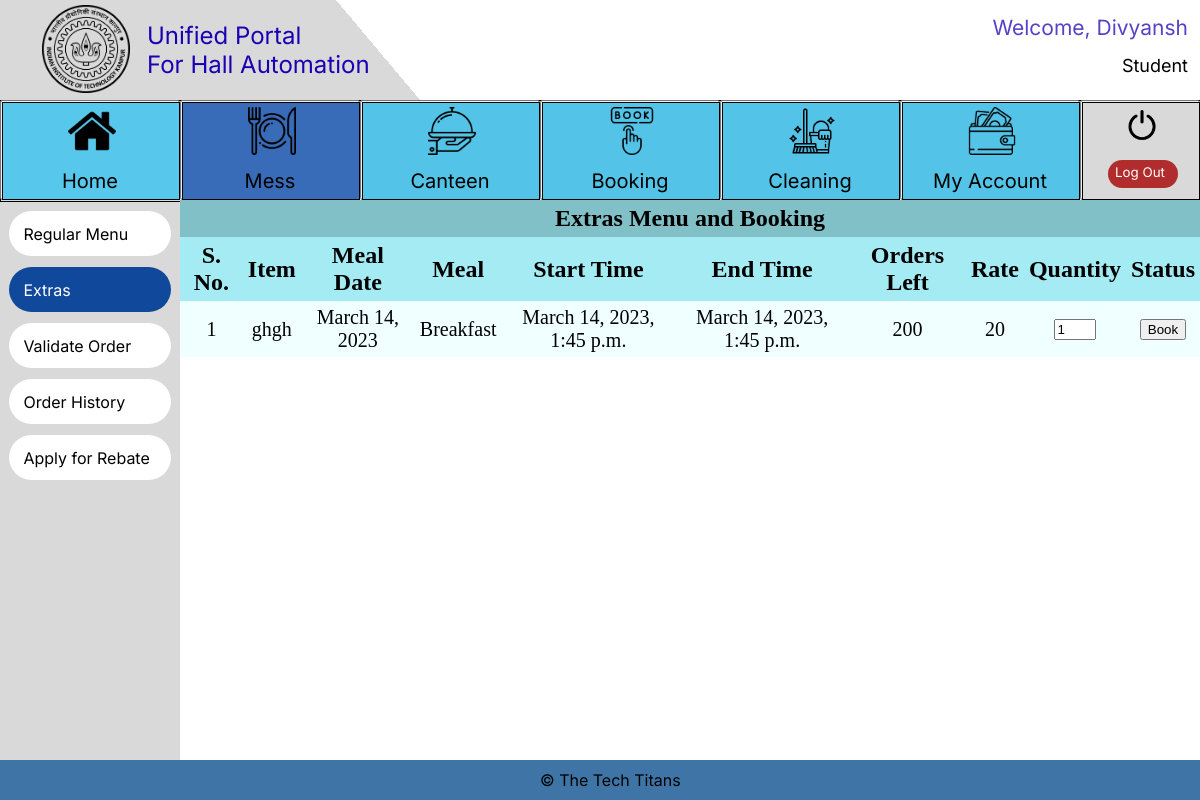
/Mess/Student_Book_Extras (signed in), run on the app's committed database.
### Login/models.py (models this page shows, shortened)
class User_class(AbstractBaseUser):
    is_admin = models.BooleanField(default=False)
    objects = UserManager()
    name = models.CharField(max_length=50)
    Designation_Choices = (('Student','Student'),('Hall Manager','Hall Manager'),('Mess Manager','Mess Manager'),('Canteen Manager','Canteen Manager'), ('Sports Secy', 'Sports Secy'))
    designation = models.CharField(
        max_length=15,
        choices=Designation_Choices,
    )
    username = models.CharField(max_length=20, unique=True, blank=True)
    USERNAME_FIELD = 'username'
    REQUIRED_FIELDS = ['name', 'designation']

### Mess/models.py (models this page shows)
class Extras(models.Model):
    Meal_Choices = (
        ("Breakfast", "Breakfast"),
        ("Lunch", "Lunch"),
        ("Dinner", "Dinner"),
    )
    Meal = models.CharField(
        max_length=9,
        choices=Meal_Choices,
        default="Breakfast",
    )
    Meal_Date = models.DateField(default=datetime.now)
    Item_Name = models.CharField(max_length=50)
    Price = models.IntegerField(default=20)
    Start_Time = models.DateTimeField(default=datetime.now)
    End_Time = models.DateTimeField(default=datetime.now)
    Capacity = models.IntegerField(default=200)
    Available_Orders = models.IntegerField(default=200)

### Mess/views.py (the view, shortened to what this page needs)
# urls.py: path('Student_Book_Extras', views.Student_Book_Extras, name='Student_Book_Extras'),
def Student_Book_Extras(request):
    if request.user.is_authenticated:
        if request.user.designation == "Student":
            extras = Extras.objects.all().order_by(
                "-Start_Time"
            )  # QuerySet containing all extras
            return render(
                request,
                "Student_Book_Extras.html",
                context={
                    "extra_items": extras,
                    "messages": messages.get_messages(request),
                },
            )
        else:
            return render(request, "Error.html")
    else:
        return render(request, "Error.html")

### Mess/templates/Student_Book_Extras.html (shortened to what this page needs)
{%include "student_base.html"%} {%load static%}
<html lang="en">
  <head>
    <link rel="stylesheet" href="{%static 'styles.css'%}" />
  </head>
  <body>
    <div class="main_div">
      <table cellspacing="0" cellpadding="5em">
        <tr>
          <th
            colspan="10"
            class="main_head"
          >
            Extras Menu and Booking
          </th>
        </tr>
        <tr>
          <th>S. No.</th>
          <th>Item</th>
          <th>Meal Date</th>
          <th>Meal</th>
          <th>Start Time</th>
          <th>End Time</th>
          <th>Orders Left</th>
          <th>Rate</th>
          <th>Quantity</th>
          <th>Status</th>
        </tr>
        {%for item in extra_items%}
        <tr>
          <form method="post" action="Student_Book_Extras">
            <td>{{ forloop.counter }}</td>
            <td>{{item.Item_Name}}</td>
            <td>{{item.Meal_Date}}</td>
            <td>{{item.Meal}}</td>
            <td>{{item.Start_Time}}</td>
            <td>{{item.End_Time}}</td>
            <td>{{item.Available_Orders}}</td>
            <td>{{item.Price}}</td>
            <td><input style="max-width: 3.2em;" type = "number" min = "1" value = "1" name = "quantity" required></td>
            <td><button type="submit"><input type="hidden" name = "identity" value = "{{item.id}}" required>Book</button></td>
          </form>
        </tr>
        {% endfor %}
      </table>
    </div>
  </body>
</html>

### templates/student_base.html (shortened to what this page needs)
{%load static%}
<html lang="en">
<head>
  <link rel="stylesheet" href="{% static 'student_base.css' %}">
</head>
<body scroll="no" style="overflow: hidden">
  <div class=e1_141>
    <div class=e1_222>
      <div class="e1_223"></div>
      <span class="e1_225">© The Tech Titans</span>
    </div>
    <div class=e2_6>
      {% if request.path != "/Home" %}
      <div class="e1_220"></div>
      {% endif %}
      {% if request.path == "/Mess/Student_Regular_Menu" or request.path == "/Mess/Student_Book_Extras" or request.path == "/Mess/Student_Booked_Extras" or request.path == "/Mess/Student_Apply_For_Rebate" or request.path == "/Mess/Student_Order_History" %}
      <a href ="/Mess/Student_Regular_Menu">
            <button class="e2_3 button3" {% if request.path == "/Mess/Student_Regular_Menu" %} 	style="background-color:rgba(16.18099093437195, 71.84358090162277, 155.33750385046005, 1); color: white;" {% endif %}>
            Regular Menu
            </button>
        </a>
        <a href ="/Mess/Student_Book_Extras">
        <button class="e2_5 button3" {% if request.path == "/Mess/Student_Book_Extras" %} 	style="background-color:rgba(16.18099093437195, 71.84358090162277, 155.33750385046005, 1); color: white;" {% endif %}>
            Extras
        </button>
        </a>
        <a href ="/Mess/Student_Booked_Extras">
        <button class="e2_9 button3" {% if request.path == "/Mess/Student_Booked_Extras" %} 	style="background-color:rgba(16.18099093437195, 71.84358090162277, 155.33750385046005, 1); color: white;" {% endif %}>
            Validate Order
        </button>
        </a>
        <a href ="/Mess/Student_Apply_For_Rebate">
        <button class="e2_8 button3"{% if request.path == "/Mess/Student_Apply_For_Rebate" %} 	style="background-color:rgba(16.18099093437195, 71.84358090162277, 155.33750385046005, 1); color: white;" {% endif %}>
        Apply for Rebate
        </button>
        </a>
        <a href ="/Mess/Student_Order_History">
        <button class="e2_4 button3"{% if request.path == "/Mess/Student_Order_History" %} 	style="background-color:rgba(16.18099093437195, 71.84358090162277, 155.33750385046005, 1); color: white;" {% endif %}>
            Order History
        </button>
        </a>
        {% endif %}
    </div>
      <div class=e2_7>
        <a href = "/Logout">
        <button class="e1_226 button2">
          <div class="e1_219"></div>
          <div class="e1_227"></div><span class="e1_228">Log Out</span>
          <div class="e1_229"></div>
        </button>
        </a>
        <a href ="../../My_Account/Mess">
          <button class="e1_230 button2">
            <span class="e1_232">My Account</span>
            <div class="e1_233"></div>
          </button>
        </a>
        <a href = "../../Cleaning/Lodge_Request">
          <button class="e1_238 button2">
            <div class="e1_240"></div><span class="e1_241">Cleaning</span>
          </button>
        </a>
        <a href = "../../Booking/guestroom">
          <button class="e1_234 button2">
            <div class="e1_236"></div><span class="e1_237">Booking</span>
          </button>
        </a>
        <a href = "../../Canteen/Student_Place_Order">
          <button class="e1_242 button2">
            <div class="e1_244"></div><span class="e1_245">Canteen</span>
          </button>
        </a>
        <a href = "../../Mess/Student_Regular_Menu">
          <button class="e1_246 button2">
            <span class="e1_248">Mess</span>
            <div class="e1_249"></div>
          </button>
        </a>
        <a href="../../Home">
          <button class="e1_250 button2">
            <div class="e1_251" {% if request.path == "/Home" %}  style="	background-color:rgb(56, 108, 185) {% endif %}"></div><span class="e1_252">Home</span>
            <div class="e1_272"></div>
          </button>
        </a>
      </div>
      <div class=e1_254><span class="e1_255">{{ request.user.designation }}</span><span class="e1_256">Welcome, {{ request.user.name}}</span></div>
    <div class=e1_258>
      <div class="e1_259"></div>
      <div class="e1_260"></div>
      <a href="../../Home">
      <button class="e1_261 button3">Unified Portal<br>
        For Hall Automation</button>
      </a>
      <a href = "https://iitk.ac.in/">
      <button class="e1_262 button3"></button></a>
    </div>
  </div>
</body>
</html>

### templates/static/styles.css (style rules this page uses)
.main_div { width:85%; height: 70%; top:25%; left:15%; overflow-y: auto; position: absolute; }
.main_head { font-size: 24px; text-align: center; background-color: rgba(63, 154, 166, 0.62); }
table { width:100%; }
th { text-align: center; font-size: 24px; background-color: rgb(165, 235, 244); top: 0; position: sticky; }
td { text-align: center; font-size: 20px; }
table, th, td { border: none; }
tr:nth-child(even) { background-color: #D6EEEE; }
tr:nth-child(odd) { background-color:azure; }
th:nth-child(odd) { z-index: 1; }
th:nth-child(even) { z-index: 2; }

### templates/student_base.html (style rules this page uses)
body { background: #E5E5E5; }

### Mess/templates/Student_Book_Extras.html (style rules this page uses)
body { background: #e5e5e5; }

### data on the page
User_class: user.designation "Student", user.name "Divyansh"
Extras: Item_Name "ghgh", Meal_Date "March 14, 2023", Meal "Breakfast", Start_Time "March 14, 2023, 1:45 p.m.", End_Time "March 14, 2023, 1:45 p.m.", Available_Orders "200", Price "20"
